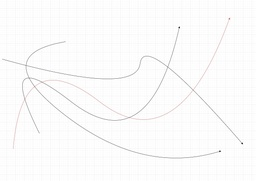
#> input picture test2.jpg, 256 x 181 px, shrunk from 1169 x 827 before the run
$ python unique_color.py
#> lines starting #> are read from the running program, lines starting #| are printed output that depends on the picture; after the words box and inside, x2 and y2 are one past the last pixel; in counts of white or black regions, pixels touching at a corner belong together
import numpy as np
import cv2 as cv
import matplotlib.pyplot as plt
from copy import deepcopy

# Load image and convert it from BGR (opencv default) to RGB
fpath = "test2.jpg"  # TODO: replace with your path
IMG = cv.cvtColor(cv.imread(fpath), cv.COLOR_BGR2RGB)

# Get dimensions and reshape into (H * W, C) vector - i.e. a long vector, where each element is a tuple corresponding to a color!
H, W, C = IMG.shape
#> H = 181; W = 256; C = 3
IMG_FLATTENED = np.vstack([IMG[:, w, :] for w in range(W)])

# Get unique colors using np.unique function, and their counts
colors, counts = np.unique(IMG_FLATTENED, axis=0, return_counts=True)
#> colors = 495 rows, first 8: [44, 44, 44], [52, 52, 52], [79, 79, 79], [109, 109, 109], [129, 129, 129], [153, 141, 143], [156, 156, 156], [164, 164, 164]; counts = 495 values, max 8920 at index 447, min 1 at index 0, mean 93.61

# Jointly loop through colors and counts
for color, count in zip(colors, counts):

    print("COLOR: {}, COUNT: {}".format(color, count))
    # Create placeholder image and mark all pixels as white
    SINGLE_COLOR = (255 * np.ones(IMG.shape)).astype(
        np.uint8
    )  # Make sure casted to uint8

    # Compute binary mask of pixel locations where color is, and set color in new image
    color_idx = np.all(IMG[..., :] == color, axis=-1)
    SINGLE_COLOR[color_idx, :] = color

    # Write file to output with color and counts specified
    cv.imwrite("unique_color/color={}_count={}.png".format(color, count), SINGLE_COLOR)
#> this loop made 495 passes
#> (color, count) on passes 1 to 3: ([44, 44, 44], 1), ([52, 52, 52], 1), ([79, 79, 79], 1)
#| COLOR: [44 44 44], COUNT: 1
#| COLOR: [52 52 52], COUNT: 1
#| COLOR: [79 79 79], COUNT: 1
#| COLOR: [109 109 109], COUNT: 1
#| COLOR: [129 129 129], COUNT: 1
#| COLOR: [153 141 143], COUNT: 1
#| COLOR: [156 156 156], COUNT: 1
#| COLOR: [164 164 164], COUNT: 1
#> (further printed lines are left out)
#> pass 1, `color_idx = np.all(IMG[..., :] == color, axis=-1)`:
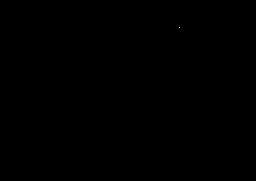
#> color_idx: shape (181, 256) bool; 0% white in thin lines or dots, all inside (x1, y1, x2, y2) = (179, 27, 180, 28)
#> after the loop: SINGLE_COLOR: shape (181, 256, 3); every value is 255
